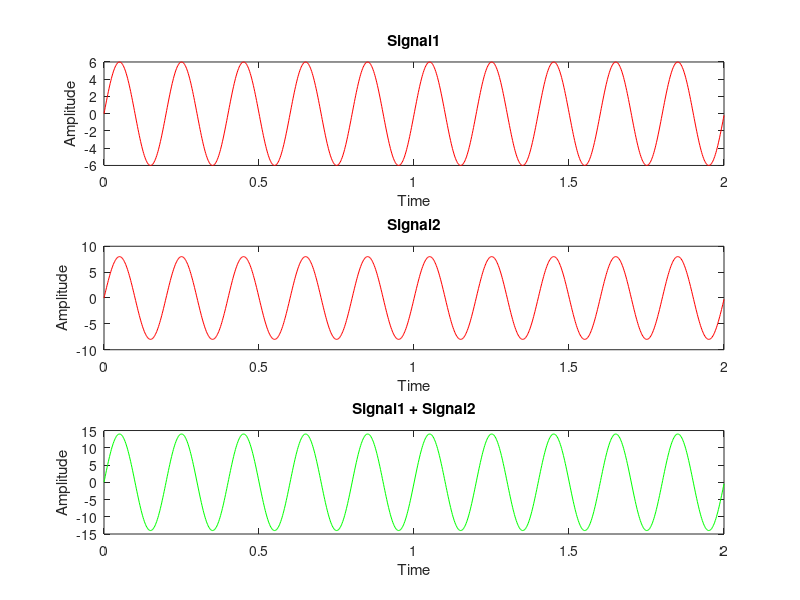

This figure's MATLAB source:
clc;
clear all;
clf;

t=0:.002:2;
pi=3.14;

X1=6*sin(2*pi*5*t);
X2=8*sin(2*pi*5*t);
X3=X1+X2;

subplot(3,1,1);
plot(t,X1,'r');
title('Signal1');
xlabel('Time');
ylabel('Amplitude');

subplot(3,1,2);
plot(t,X2,'r');
title('Signal2');
xlabel('Time');
ylabel('Amplitude');

subplot(3,1,3);
plot(t,X3,'g');
title('Signal1 + Signal2');
xlabel('Time');
ylabel('Amplitude');